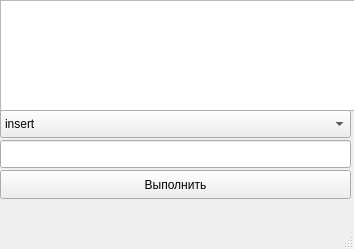
<?xml version="1.0" encoding="UTF-8"?>
<ui version="4.0">
 <class>MainWindow</class>
 <widget class="QMainWindow" name="MainWindow">
  <property name="geometry">
   <rect>
    <x>0</x>
    <y>0</y>
    <width>354</width>
    <height>249</height>
   </rect>
  </property>
  <property name="windowTitle">
   <string>MainWindow</string>
  </property>
  <widget class="QWidget" name="centralwidget">
   <widget class="QTextBrowser" name="textBrowser">
    <property name="geometry">
     <rect>
      <x>0</x>
      <y>0</y>
      <width>361</width>
      <height>111</height>
     </rect>
    </property>
   </widget>
   <widget class="QComboBox" name="comboBox">
    <property name="geometry">
     <rect>
      <x>0</x>
      <y>110</y>
      <width>351</width>
      <height>28</height>
     </rect>
    </property>
    <item>
     <property name="text">
      <string>insert</string>
     </property>
    </item>
    <item>
     <property name="text">
      <string>erase</string>
     </property>
    </item>
   </widget>
   <widget class="QLineEdit" name="lineEdit">
    <property name="geometry">
     <rect>
      <x>0</x>
      <y>140</y>
      <width>351</width>
      <height>28</height>
     </rect>
    </property>
   </widget>
   <widget class="QPushButton" name="pushButton">
    <property name="geometry">
     <rect>
      <x>0</x>
      <y>170</y>
      <width>351</width>
      <height>29</height>
     </rect>
    </property>
    <property name="text">
     <string>Выполнить</string>
    </property>
   </widget>
  </widget>
  <widget class="QMenuBar" name="menubar">
   <property name="geometry">
    <rect>
     <x>0</x>
     <y>0</y>
     <width>354</width>
     <height>25</height>
    </rect>
   </property>
  </widget>
  <widget class="QStatusBar" name="statusbar"/>
 </widget>
 <resources/>
 <connections/>
</ui>
